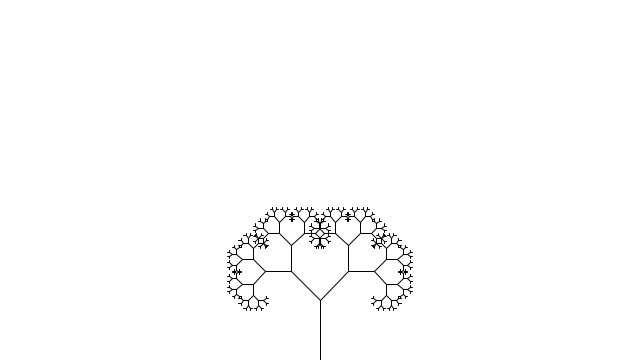
Frame 1 (no input)
Frame 60 (the mouse pressed at the canvas centre just before this capture): identical to frame 1, image omitted
Frame 120 (the mouse held since frame 60 and released just before this capture): identical to frame 1, image omitted

The Processing sketch that drew this single still picture (run headless with seeded random() and noise(); from frame 60 on, the mouse is pressed at the canvas centre):

// Processing sketch: Branching
// ── Branching.pde
void setup(){
size(640, 360);
smooth();
//Trunk of tree
//translate(width/2, height);
//line(0, 0, 0, -150);
//translate(0, -150);
}

void draw(){
  translate(width/2, height);
  background(255);
  stroke(0);
  branch(60);
}

void branch(float len){
//Branch right
//Push matrix saves current transformation state, then pop matrix restores it.
  line(0,0,0,-len);
  translate(0, -len);
  
  len *= 0.66;
  if(len>2){
    pushMatrix();
    rotate(PI/4);//Turn right 45 degrees
    //line(0,0,0,-100);
    branch(len);
    popMatrix();
    
    //Branch left
    pushMatrix();
    rotate(-PI/4);
    //line(0,0,0,-100);
    branch(len);
    popMatrix();
    len +=1;
  }
}
